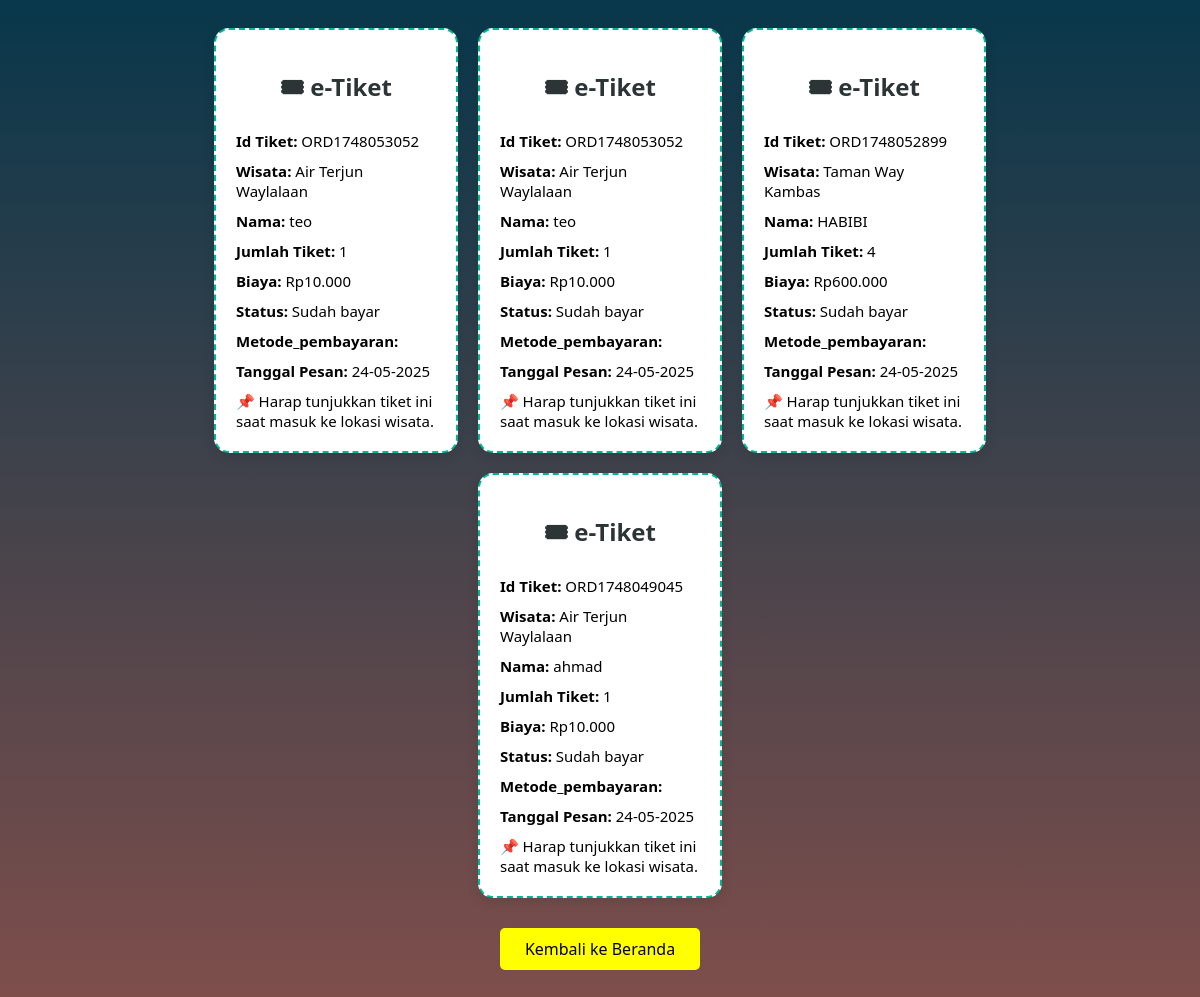
Page /cek_tiket.php (signed in) on the earlier database version.
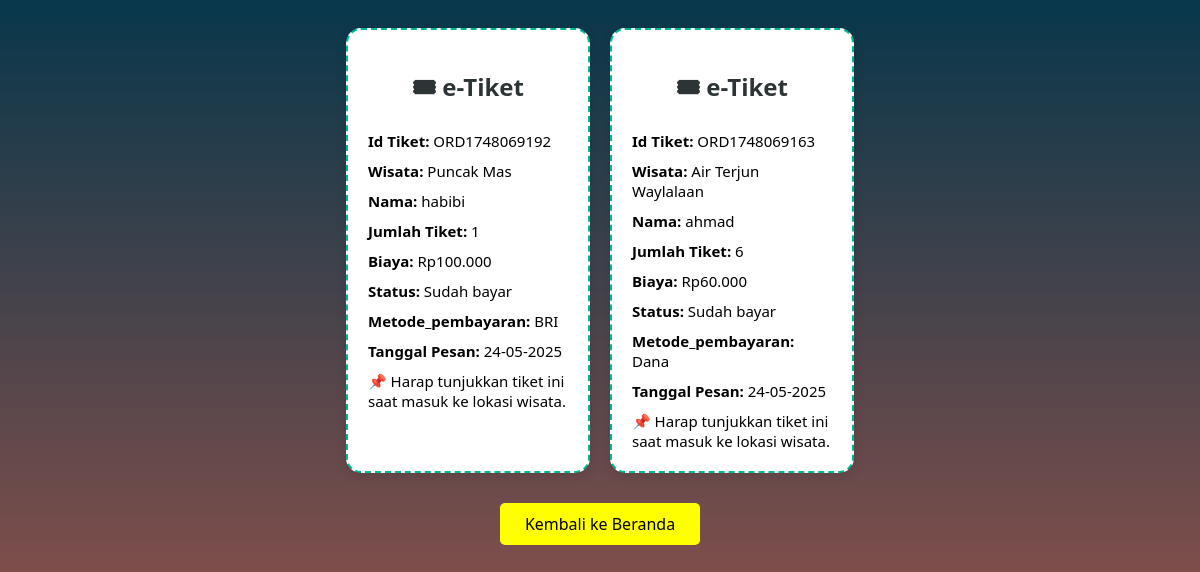
Same page on the later database version.
### tables this page shows
CREATE TABLE `tiket` (
  `id` int NOT NULL,
  `order_id` varchar(50) NOT NULL,
  `nama_pelanggan` varchar(100) NOT NULL,
  `wisata` varchar(100) NOT NULL,
  `jumlah` int NOT NULL,
  `total_harga` int NOT NULL,
  `status` varchar(50) DEFAULT 'Belum bayar',
  `tanggal_pesan` timestamp NULL DEFAULT CURRENT_TIMESTAMP,
  `user_id` int DEFAULT NULL,
  `payment_method` varchar(50) DEFAULT NULL
);

### cek_tiket.php (the view, shortened to what this page needs)
<?php
include 'koneksi.php';
$user_id = $_SESSION['user_id'];
$query = $koneksi->prepare("SELECT * FROM tiket WHERE user_id = ? ORDER BY order_id DESC");
$query->bind_param("i", $user_id);
$query->execute();
$result = $query->get_result();
?>
<!DOCTYPE html>
<html lang="id">
<head>
</head>
<body>
  <div class="container">
    <?php while ($row = $result->fetch_assoc()) : ?>
      <div class="eticket-card">
        <h2>🎟 e-Tiket</h2>
        <p><strong>Id Tiket:</strong> <?= htmlspecialchars($row['order_id']); ?></p>
        <p><strong>Wisata:</strong> <?= htmlspecialchars($row['wisata']); ?></p>
        <p><strong>Nama:</strong> <?= htmlspecialchars($row['nama_pelanggan']); ?></p>
        <p><strong>Jumlah Tiket:</strong> <?= htmlspecialchars($row['jumlah']); ?></p>
        <p><strong>Biaya:</strong> Rp<?= number_format($row['total_harga'], 0, ',', '.'); ?></p>
        <p><strong>Status:</strong> <?= htmlspecialchars($row['status']); ?></p>
            <p><strong>Metode_pembayaran:</strong> <?= htmlspecialchars($row['payment_method']); ?></p>
        <?php if (!empty($row['tanggal_pesan'])) : ?>
          <p><strong>Tanggal Pesan:</strong> <?= date("d-m-Y", strtotime($row['tanggal_pesan'])); ?></p>
        <?php endif; ?>
        <p>📌 Harap tunjukkan tiket ini saat masuk ke lokasi wisata.</p>
      </div>
    <?php endwhile; ?>
  </div>
  <div style="text-align:center;">
    <a href="home.php" class="home-button">Kembali ke Beranda</a>
  </div>
</body>
</html>

Differences in the rows shown:
removed tiket: order "ORD1748053052", wisata "Air Terjun Waylalaan", nama_pelanggan "teo", jumlah "1", total_harga "10.000", status "Sudah bayar", tanggal_pesan "24-05-2025"
removed tiket: order "ORD1748053052", wisata "Air Terjun Waylalaan", nama_pelanggan "teo", jumlah "1", total_harga "10.000", status "Sudah bayar", tanggal_pesan "24-05-2025"
removed tiket: order "ORD1748052899", wisata "Taman Way Kambas", nama_pelanggan "HABIBI", jumlah "4", total_harga "600.000", status "Sudah bayar", tanggal_pesan "24-05-2025"
removed tiket: order "ORD1748049045", wisata "Air Terjun Waylalaan", nama_pelanggan "ahmad", jumlah "1", total_harga "10.000", status "Sudah bayar", tanggal_pesan "24-05-2025"
added tiket: order "ORD1748069192", wisata "Puncak Mas", nama_pelanggan "habibi", jumlah "1", total_harga "100.000", status "Sudah bayar", payment_method "BRI", tanggal_pesan "24-05-2025"
added tiket: order "ORD1748069163", wisata "Air Terjun Waylalaan", nama_pelanggan "ahmad", jumlah "6", total_harga "60.000", status "Sudah bayar", payment_method "Dana", tanggal_pesan "24-05-2025"
